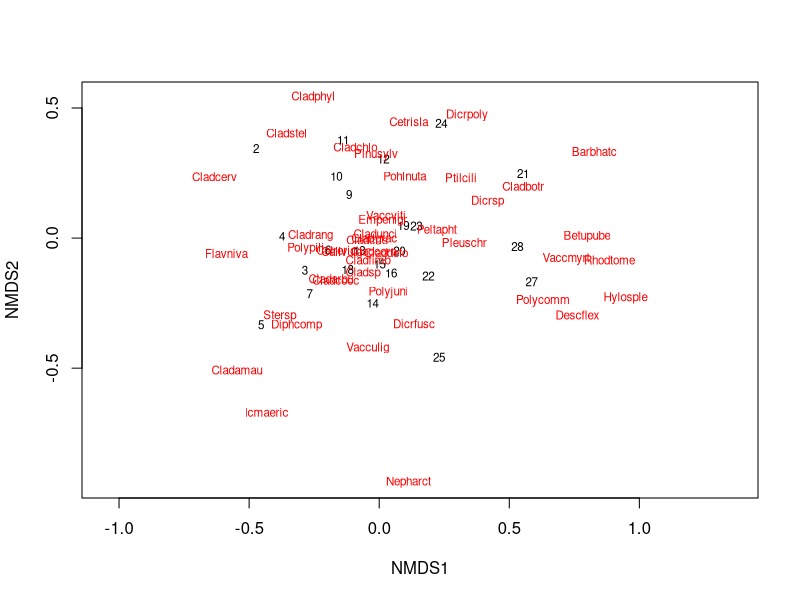
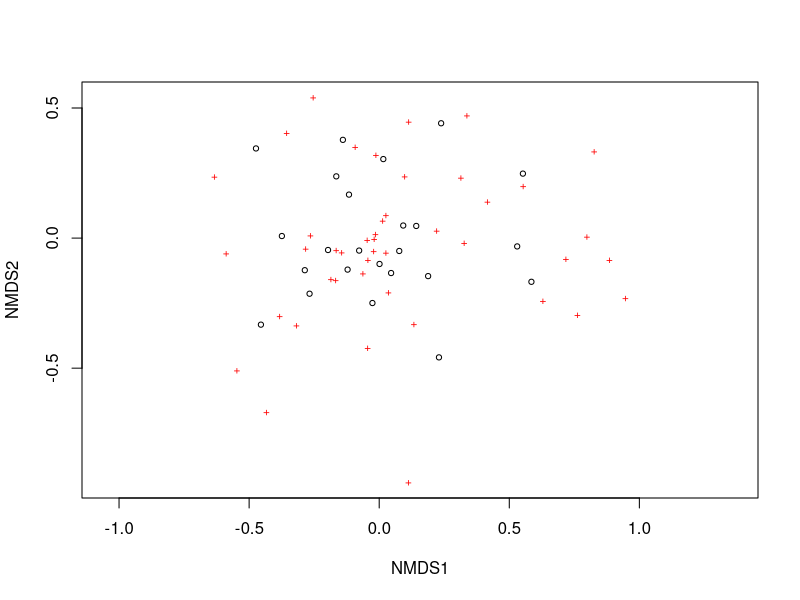
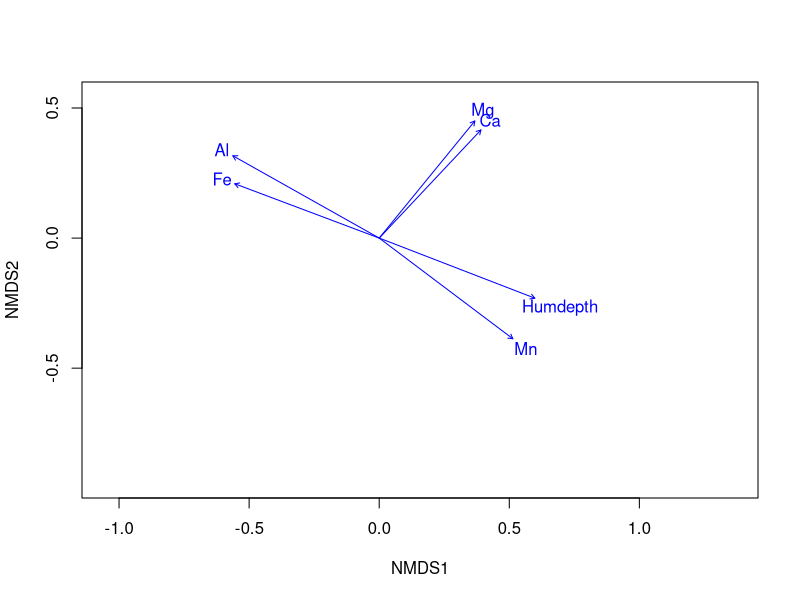

Reproduce these figures in R, in order.
# Building 

library(vegan) # Version 2.6.4

data("varespec") # Data sets of cover by lichen species
data("varechem") # Corresponding environmental parameters

ord <- metaMDS(varespec, distance = "bray", k = 2) # Ordination of the species

plot(ord, type = "t") # Showing the plot 
plot(ord, type = "p")
plot(ord, type = "n")

ef <- envfit(ord, varechem)
plot(ef, p.max = 0.05)
